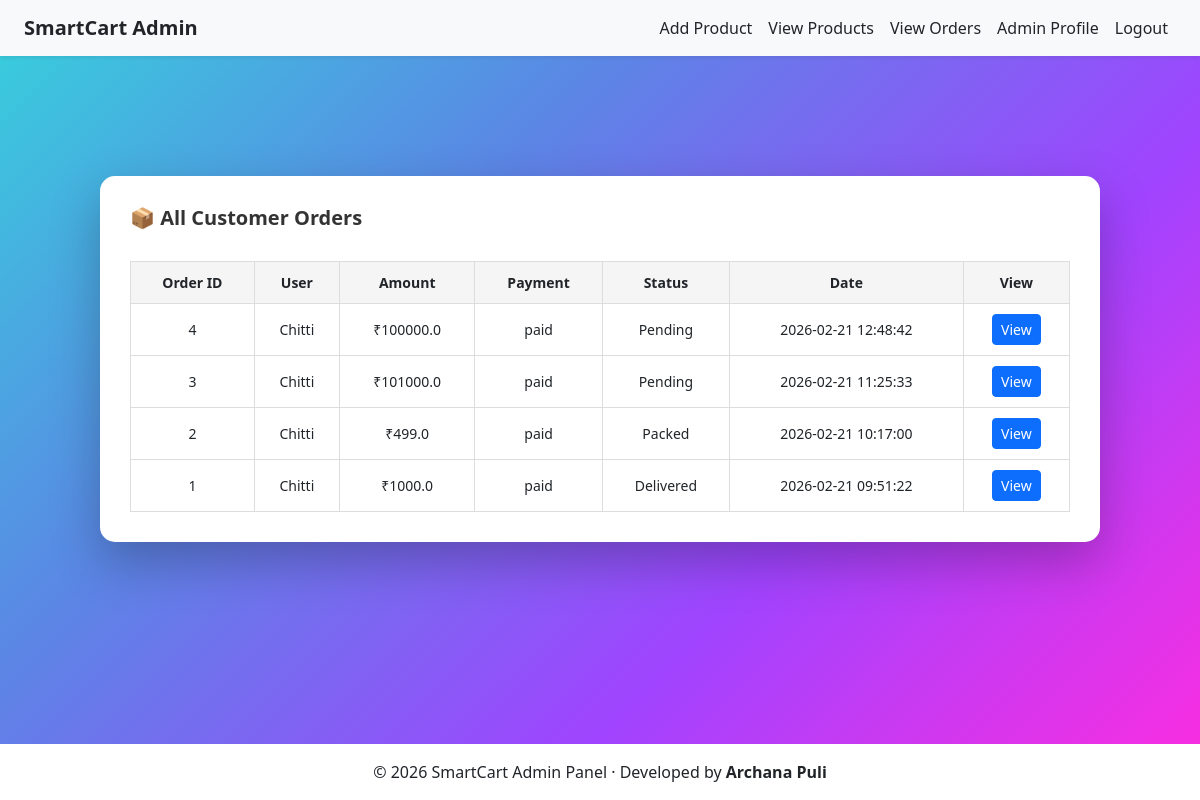
Before: /admin/orders (signed in) with the older database file.
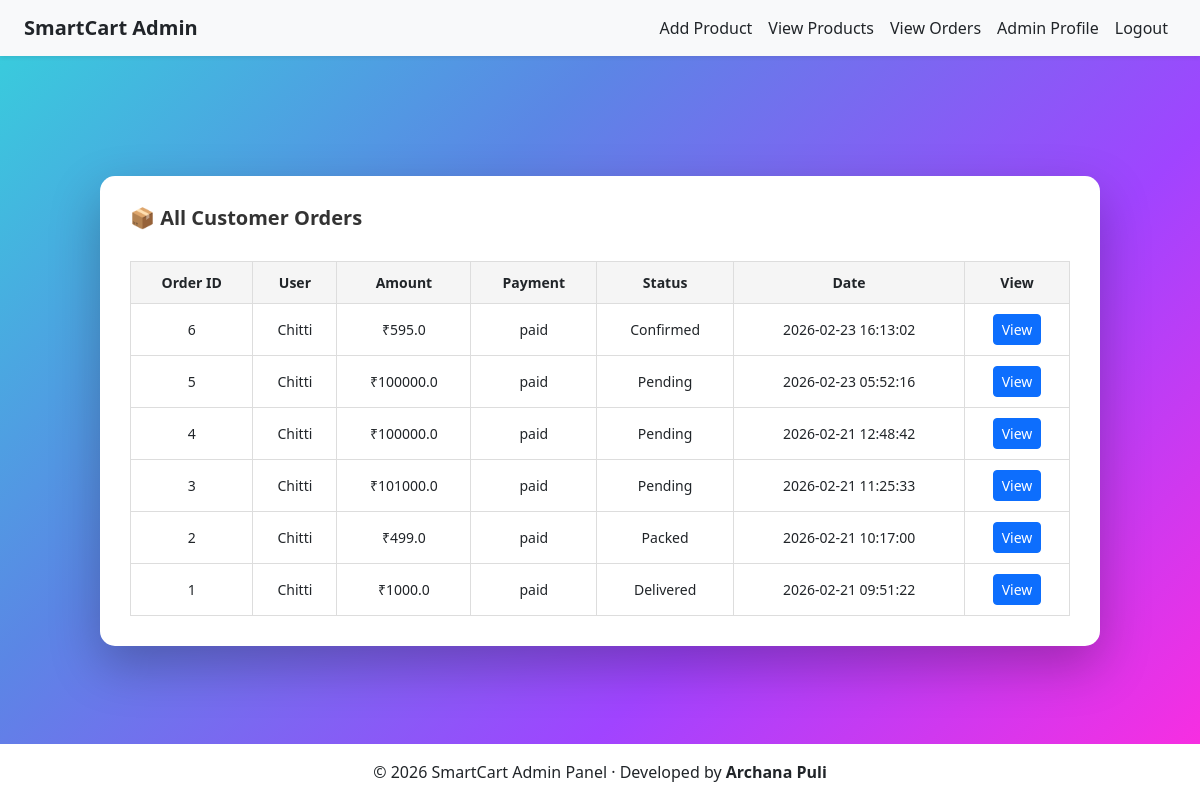
After: the same page with the newer database file.
### tables this page shows
CREATE TABLE orders (
    order_id INTEGER PRIMARY KEY AUTOINCREMENT,
    user_id INTEGER NOT NULL,
    razorpay_order_id TEXT,
    razorpay_payment_id TEXT,
    amount REAL,
    payment_status TEXT,
    created_at TIMESTAMP DEFAULT CURRENT_TIMESTAMP,
    order_status TEXT DEFAULT 'Pending',
    FOREIGN KEY(user_id) REFERENCES users(user_id)
);

CREATE TABLE users (
    user_id INTEGER PRIMARY KEY AUTOINCREMENT,
    name TEXT,
    email TEXT UNIQUE,
    first_name TEXT,
    last_name TEXT,
    username TEXT UNIQUE,
    password TEXT,
    profile_image TEXT
);

### app.py (the view)
@app.route('/admin/orders')
def admin_orders():
    if 'admin_id' not in session:
        flash("Please login as admin!", "danger")
        return redirect('/admin-login')
    conn = get_db_connection()
    conn.row_factory = sqlite3.Row
    cursor = conn.cursor()
    cursor.execute("""
        SELECT o.order_id, o.user_id, o.amount,
               o.payment_status, o.order_status, o.created_at,
               u.username AS username
        FROM "orders" o
        LEFT JOIN "users" u ON o.user_id = u.user_id
        ORDER BY o.created_at DESC
    """)
    orders = cursor.fetchall()
    cursor.close()
    conn.close()
    return render_template("admin/order_list.html", orders=orders)

### app.py (called while the page is built)
def get_db_connection():
    conn = sqlite3.connect('smartcart.db')
    conn.row_factory = sqlite3.Row  # allows dict-like access
    return conn

### templates/admin/order_list.html (shortened to what this page needs)
{% extends "admin/base.html" %}
{% block content %}
<div class="orders-admin-card">
    <h2 class="mb-3">📦 All Customer Orders</h2>
    <div class="table-responsive">
    <table class="orders-table">
        <tr>
            <th>Order ID</th>
            <th>User</th>
            <th>Amount</th>
            <th>Payment</th>
            <th>Status</th>
            <th>Date</th>
            <th>View</th>
        </tr>
        {% for order in orders %}
        <tr>
            <td>{{ order.order_id }}</td>
            <td>{{ order.username }}</td>
            <td>₹{{ order.amount }}</td>
            <td>{{ order.payment_status }}</td>
            <td>{{ order.order_status }}</td>
            <td>{{ order.created_at }}</td>
            <td>
                <a href="/admin/order/{{ order.order_id }}"
                   class="btn btn-sm btn-primary">
                    View
                </a>
            </td>
        </tr>
        {% endfor %}
    </table>
</div>
</div>
{% endblock %}

### templates/admin/base.html (shortened to what this page needs)
<!DOCTYPE html>
<html lang="en">
<head>
    <link href="https://cdn.jsdelivr.net/npm/bootstrap@5.3.2/dist/css/bootstrap.min.css" rel="stylesheet">
    <link rel="stylesheet" href="{{ url_for('static', filename='style_admin.css') }}">
</head>
<body class="d-flex flex-column min-vh-100">
{% if session.get('admin_id') %}
<nav class="navbar navbar-expand-lg navbar-light bg-light shadow-sm">
    <div class="container-fluid px-4">
        <span class="navbar-brand text-dark fw-bold">
            SmartCart Admin
        </span>
        <div class="collapse navbar-collapse" id="adminNavbar">
        <ul class="navbar-nav ms-auto text-dark">
            <li class="nav-item">
                <a class="nav-link text-dark" href="/admin/add-item">Add Product</a>
            </li>
            <li class="nav-item">
                <a class="nav-link text-dark" href="/admin/item-list">View Products</a>
            </li>
            <li class="nav-item">
                <a class="nav-link text-dark" href="/admin/orders">View Orders</a>
            </li>
            <li class="nav-item">
                <a class="nav-link text-dark" href="/admin/profile">Admin Profile</a>
            </li>
            <li class="nav-item">
                <a class="nav-link text-dark" href="/admin-logout">Logout</a>
            </li>
        </ul>
    </div>
    </div>
</nav>
{% endif %}
<main class="flex-fill main-content">
    {% block content %}{% endblock %}
</main>
{% if session.get('admin_id') %}
<footer class="text-center text-dark py-3 mt-auto"
        style="background: linear-gradient(90deg, #fff, #fff);">
    © 2026 SmartCart Admin Panel · Developed by <strong>Archana Puli</strong>
</footer>
{% endif %}
</body>
</html>

### static/style_admin.css (style rules this page uses)
body { margin: 0; min-height: 100vh; font-family: 'Segoe UI', sans-serif; background: linear-gradient(135deg, #36d1dc, #5b86e5, #a044ff, #ff2cdf); display: flex; flex-direction: column; }
.main-content { flex: 1; padding-top: 80px; }
h2 { margin-bottom: 10px; }
footer { bottom: 0; left: 0; width: 100%; }
.table-responsive { overflow-x: auto; }
.orders-admin-card { width: 100%; max-width: 1000px; background: white; padding: 30px; border-radius: 15px; box-shadow: 0px 20px 50px rgba(0,0,0,0.25); margin: 40px auto; }
.orders-admin-card h2 { margin-bottom: 20px; font-size: 20px; font-weight: 600; color: #333; }
.orders-table { width: 100%; border-collapse: collapse; margin-top: 15px; font-size: 14px; }
.orders-table th, .orders-table td { border: 1px solid #ddd; padding: 10px; text-align: center; }
.orders-table th { background-color: #f5f5f5; }

Changed rows visible on the page:
added orders: order_id "6", username "Chitti", amount "595.0", payment_status "paid", order_status "Confirmed", created_at "2026-02-23 16:13:02"
added orders: order_id "5", username "Chitti", amount "100000.0", payment_status "paid", order_status "Pending", created_at "2026-02-23 05:52:16"
